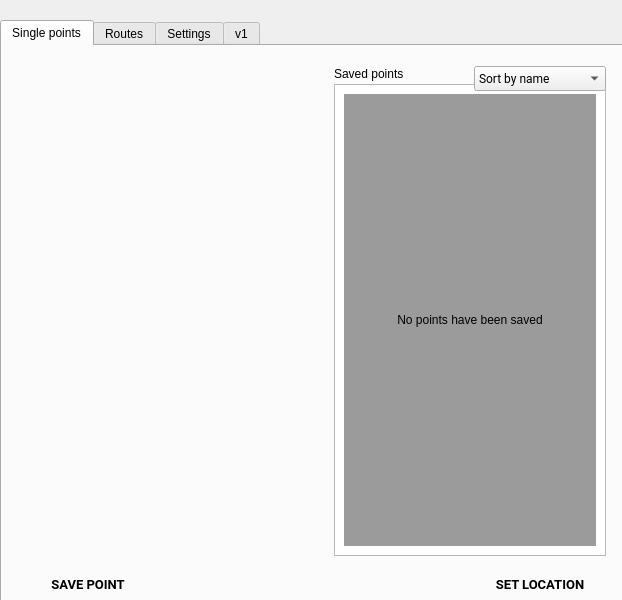
<?xml version="1.0" encoding="UTF-8"?>
<ui version="4.0">
 <class>LocationPage</class>
 <widget class="QWidget" name="LocationPage">
  <property name="geometry">
   <rect>
    <x>0</x>
    <y>0</y>
    <width>622</width>
    <height>600</height>
   </rect>
  </property>
  <property name="windowTitle">
   <string>Form</string>
  </property>
  <widget class="QTabWidget" name="locationTabs">
   <property name="geometry">
    <rect>
     <x>0</x>
     <y>20</y>
     <width>630</width>
     <height>588</height>
    </rect>
   </property>
   <property name="cursor">
    <cursorShape>ArrowCursor</cursorShape>
   </property>
   <property name="currentIndex">
    <number>0</number>
   </property>
   <widget class="QWidget" name="singlePointsTab">
    <attribute name="title">
     <string>Single points</string>
    </attribute>
    <widget class="QTableWidget" name="loc_pointList">
     <property name="geometry">
      <rect>
       <x>332</x>
       <y>38</y>
       <width>272</width>
       <height>472</height>
      </rect>
     </property>
     <property name="horizontalScrollBarPolicy">
      <enum>Qt::ScrollBarAlwaysOff</enum>
     </property>
     <property name="selectionMode">
      <enum>QAbstractItemView::SingleSelection</enum>
     </property>
     <property name="selectionBehavior">
      <enum>QAbstractItemView::SelectRows</enum>
     </property>
     <property name="showGrid">
      <bool>false</bool>
     </property>
     <property name="cornerButtonEnabled">
      <bool>false</bool>
     </property>
     <property name="rowCount">
      <number>1</number>
     </property>
     <property name="columnCount">
      <number>2</number>
     </property>
     <attribute name="horizontalHeaderVisible">
      <bool>false</bool>
     </attribute>
     <attribute name="horizontalHeaderCascadingSectionResizes">
      <bool>true</bool>
     </attribute>
     <attribute name="horizontalHeaderDefaultSectionSize">
      <number>232</number>
     </attribute>
     <attribute name="horizontalHeaderHighlightSections">
      <bool>false</bool>
     </attribute>
     <attribute name="horizontalHeaderMinimumSectionSize">
      <number>20</number>
     </attribute>
     <attribute name="horizontalHeaderStretchLastSection">
      <bool>true</bool>
     </attribute>
     <attribute name="verticalHeaderVisible">
      <bool>false</bool>
     </attribute>
     <attribute name="verticalHeaderDefaultSectionSize">
      <number>48</number>
     </attribute>
     <attribute name="verticalHeaderMinimumSectionSize">
      <number>21</number>
     </attribute>
     <row/>
     <column/>
     <column/>
    </widget>
    <widget class="RaisedMaterialButton" name="loc_savePoint">
     <property name="geometry">
      <rect>
       <x>20</x>
       <y>520</y>
       <width>132</width>
       <height>36</height>
      </rect>
     </property>
     <property name="font">
      <font>
       <family>Roboto</family>
       <pointsize>10</pointsize>
       <weight>75</weight>
       <bold>true</bold>
      </font>
     </property>
     <property name="text">
      <string>SAVE POINT</string>
     </property>
     <property name="flat">
      <bool>true</bool>
     </property>
     <property name="ColorGroup" stdset="0">
      <string notr="true">Button</string>
     </property>
     <property name="report_metrics" stdset="0">
      <bool>false</bool>
     </property>
    </widget>
    <widget class="RaisedMaterialButton" name="loc_singlePoint_setLocationButton">
     <property name="geometry">
      <rect>
       <x>472</x>
       <y>520</y>
       <width>132</width>
       <height>36</height>
      </rect>
     </property>
     <property name="sizePolicy">
      <sizepolicy hsizetype="Minimum" vsizetype="Fixed">
       <horstretch>0</horstretch>
       <verstretch>0</verstretch>
      </sizepolicy>
     </property>
     <property name="font">
      <font>
       <family>Roboto</family>
       <pointsize>10</pointsize>
       <weight>75</weight>
       <bold>true</bold>
      </font>
     </property>
     <property name="text">
      <string>SET LOCATION</string>
     </property>
     <property name="flat">
      <bool>true</bool>
     </property>
     <property name="ColorGroup" stdset="0">
      <string notr="true">Button</string>
     </property>
     <property name="report_metrics" stdset="0">
      <bool>false</bool>
     </property>
    </widget>
    <widget class="QLabel" name="loc_savedPointsLabel">
     <property name="geometry">
      <rect>
       <x>332</x>
       <y>20</y>
       <width>78</width>
       <height>16</height>
      </rect>
     </property>
     <property name="text">
      <string>Saved points</string>
     </property>
     <property name="ColorGroup" stdset="0">
      <string notr="true">Title</string>
     </property>
    </widget>
    <widget class="QComboBox" name="loc_pointSortBox">
     <property name="geometry">
      <rect>
       <x>472</x>
       <y>20</y>
       <width>132</width>
       <height>25</height>
      </rect>
     </property>
     <property name="font">
      <font>
       <family>Roboto</family>
      </font>
     </property>
     <property name="currentIndex">
      <number>0</number>
     </property>
     <property name="report_metrics" stdset="0">
      <bool>false</bool>
     </property>
     <item>
      <property name="text">
       <string>Sort by name</string>
      </property>
     </item>
    </widget>
    <widget class="QLabel" name="loc_noSavedPoints_mask">
     <property name="geometry">
      <rect>
       <x>342</x>
       <y>48</y>
       <width>252</width>
       <height>452</height>
      </rect>
     </property>
     <property name="autoFillBackground">
      <bool>false</bool>
     </property>
     <property name="styleSheet">
      <string notr="true">background-color: rgba(128, 128, 128, 200)</string>
     </property>
     <property name="text">
      <string>No points have been saved</string>
     </property>
     <property name="alignment">
      <set>Qt::AlignCenter</set>
     </property>
    </widget>
   </widget>
   <widget class="QWidget" name="loc_routesTab">
    <attribute name="title">
     <string>Routes</string>
    </attribute>
    <widget class="RaisedMaterialButton" name="loc_saveRoute">
     <property name="geometry">
      <rect>
       <x>20</x>
       <y>520</y>
       <width>132</width>
       <height>36</height>
      </rect>
     </property>
     <property name="font">
      <font>
       <family>Roboto</family>
       <pointsize>10</pointsize>
       <weight>75</weight>
       <bold>true</bold>
      </font>
     </property>
     <property name="text">
      <string>SAVE ROUTE</string>
     </property>
     <property name="flat">
      <bool>true</bool>
     </property>
     <property name="ColorGroup" stdset="0">
      <string notr="true">Button</string>
     </property>
     <property name="report_metrics" stdset="0">
      <bool>false</bool>
     </property>
    </widget>
    <widget class="RaisedMaterialButton" name="loc_playRouteButton">
     <property name="geometry">
      <rect>
       <x>472</x>
       <y>520</y>
       <width>132</width>
       <height>36</height>
      </rect>
     </property>
     <property name="sizePolicy">
      <sizepolicy hsizetype="Minimum" vsizetype="Fixed">
       <horstretch>0</horstretch>
       <verstretch>0</verstretch>
      </sizepolicy>
     </property>
     <property name="font">
      <font>
       <family>Roboto</family>
       <pointsize>10</pointsize>
       <weight>75</weight>
       <bold>true</bold>
      </font>
     </property>
     <property name="text">
      <string>PLAY ROUTE</string>
     </property>
     <property name="flat">
      <bool>true</bool>
     </property>
     <property name="ColorGroup" stdset="0">
      <string notr="true">Button</string>
     </property>
     <property name="report_metrics" stdset="0">
      <bool>false</bool>
     </property>
    </widget>
    <widget class="QLabel" name="loc_noSavedRoutes_mask">
     <property name="geometry">
      <rect>
       <x>342</x>
       <y>48</y>
       <width>252</width>
       <height>352</height>
      </rect>
     </property>
     <property name="autoFillBackground">
      <bool>false</bool>
     </property>
     <property name="styleSheet">
      <string notr="true">background-color: rgba(128, 128, 128, 200)</string>
     </property>
     <property name="text">
      <string>No routes have been saved</string>
     </property>
     <property name="alignment">
      <set>Qt::AlignCenter</set>
     </property>
    </widget>
    <widget class="QLabel" name="loc_savedRoutesLabel_2">
     <property name="geometry">
      <rect>
       <x>332</x>
       <y>20</y>
       <width>78</width>
       <height>16</height>
      </rect>
     </property>
     <property name="text">
      <string>Saved routes</string>
     </property>
     <property name="ColorGroup" stdset="0">
      <string notr="true">Title</string>
     </property>
    </widget>
    <widget class="QTableWidget" name="loc_routeList">
     <property name="geometry">
      <rect>
       <x>332</x>
       <y>38</y>
       <width>272</width>
       <height>372</height>
      </rect>
     </property>
     <property name="horizontalScrollBarPolicy">
      <enum>Qt::ScrollBarAlwaysOff</enum>
     </property>
     <property name="selectionMode">
      <enum>QAbstractItemView::SingleSelection</enum>
     </property>
     <property name="selectionBehavior">
      <enum>QAbstractItemView::SelectRows</enum>
     </property>
     <property name="showGrid">
      <bool>false</bool>
     </property>
     <property name="cornerButtonEnabled">
      <bool>false</bool>
     </property>
     <property name="rowCount">
      <number>1</number>
     </property>
     <property name="columnCount">
      <number>2</number>
     </property>
     <attribute name="horizontalHeaderVisible">
      <bool>false</bool>
     </attribute>
     <attribute name="horizontalHeaderCascadingSectionResizes">
      <bool>true</bool>
     </attribute>
     <attribute name="horizontalHeaderDefaultSectionSize">
      <number>232</number>
     </attribute>
     <attribute name="horizontalHeaderHighlightSections">
      <bool>false</bool>
     </attribute>
     <attribute name="horizontalHeaderMinimumSectionSize">
      <number>20</number>
     </attribute>
     <attribute name="horizontalHeaderStretchLastSection">
      <bool>true</bool>
     </attribute>
     <attribute name="verticalHeaderVisible">
      <bool>false</bool>
     </attribute>
     <attribute name="verticalHeaderDefaultSectionSize">
      <number>48</number>
     </attribute>
     <attribute name="verticalHeaderMinimumSectionSize">
      <number>21</number>
     </attribute>
     <row/>
     <column/>
     <column/>
    </widget>
    <widget class="QTextBrowser" name="loc_routeInfo">
     <property name="geometry">
      <rect>
       <x>332</x>
       <y>414</y>
       <width>272</width>
       <height>96</height>
      </rect>
     </property>
     <property name="font">
      <font>
       <family>Roboto</family>
      </font>
     </property>
    </widget>
    <widget class="QComboBox" name="loc_travelMode">
     <property name="geometry">
      <rect>
       <x>20</x>
       <y>20</y>
       <width>140</width>
       <height>25</height>
      </rect>
     </property>
     <property name="report_metrics" stdset="0">
      <bool>false</bool>
     </property>
     <item>
      <property name="text">
       <string>Driving</string>
      </property>
     </item>
     <item>
      <property name="text">
       <string>Walking</string>
      </property>
     </item>
     <item>
      <property name="text">
       <string>Bicycling</string>
      </property>
     </item>
     <item>
      <property name="text">
       <string>Transit</string>
      </property>
     </item>
    </widget>
    <widget class="QComboBox" name="loc_routeSpeed">
     <property name="geometry">
      <rect>
       <x>172</x>
       <y>520</y>
       <width>111</width>
       <height>27</height>
      </rect>
     </property>
     <property name="report_metrics" stdset="0">
      <bool>false</bool>
     </property>
     <item>
      <property name="text">
       <string>Speed 1X</string>
      </property>
     </item>
     <item>
      <property name="text">
       <string>Speed 2X</string>
      </property>
     </item>
     <item>
      <property name="text">
       <string>Speed 3X</string>
      </property>
     </item>
     <item>
      <property name="text">
       <string>Speed 4X</string>
      </property>
     </item>
     <item>
      <property name="text">
       <string>Speed 5X</string>
      </property>
     </item>
    </widget>
    <widget class="QGroupBox" name="loc_repeatLabel">
     <property name="geometry">
      <rect>
       <x>304</x>
       <y>520</y>
       <width>121</width>
       <height>21</height>
      </rect>
     </property>
     <property name="font">
      <font>
       <family>Roboto</family>
      </font>
     </property>
     <property name="styleSheet">
      <string notr="true">border: 0px;</string>
     </property>
     <property name="title">
      <string>Repeat playback</string>
     </property>
     <property name="ColorGroup" stdset="0">
      <string>Title</string>
     </property>
    </widget>
    <widget class="QCheckBox" name="loc_repeatRoute">
     <property name="geometry">
      <rect>
       <x>304</x>
       <y>540</y>
       <width>120</width>
       <height>24</height>
      </rect>
     </property>
     <property name="accessibleDescription">
      <string>Disable mouse wheel</string>
     </property>
     <property name="iconSize">
      <size>
       <width>24</width>
       <height>24</height>
      </size>
     </property>
     <property name="checked">
      <bool>false</bool>
     </property>
     <property name="ColorGroup" stdset="0">
      <string>Toggle</string>
     </property>
     <property name="report_metrics" stdset="0">
      <bool>false</bool>
     </property>
    </widget>
    <zorder>loc_routeList</zorder>
    <zorder>loc_saveRoute</zorder>
    <zorder>loc_playRouteButton</zorder>
    <zorder>loc_savedRoutesLabel_2</zorder>
    <zorder>loc_routeInfo</zorder>
    <zorder>loc_noSavedRoutes_mask</zorder>
    <zorder>loc_travelMode</zorder>
    <zorder>loc_routeSpeed</zorder>
    <zorder>loc_repeatLabel</zorder>
    <zorder>loc_repeatRoute</zorder>
   </widget>
   <widget class="QWidget" name="settingsTab">
    <attribute name="title">
     <string>Settings</string>
    </attribute>
    <layout class="QGridLayout" name="gridLayout3">
     <property name="leftMargin">
      <number>0</number>
     </property>
     <property name="topMargin">
      <number>24</number>
     </property>
     <property name="rightMargin">
      <number>0</number>
     </property>
     <property name="bottomMargin">
      <number>0</number>
     </property>
     <item row="0" column="0">
      <widget class="QLabel" name="todoLabel">
       <property name="text">
        <string>TODO</string>
       </property>
      </widget>
     </item>
    </layout>
   </widget>
   <widget class="QWidget" name="tab">
    <attribute name="title">
     <string>v1</string>
    </attribute>
    <widget class="RaisedMaterialButton" name="loc_sendPointButton">
     <property name="geometry">
      <rect>
       <x>462</x>
       <y>202</y>
       <width>132</width>
       <height>36</height>
      </rect>
     </property>
     <property name="font">
      <font>
       <family>Roboto</family>
       <weight>75</weight>
       <bold>true</bold>
      </font>
     </property>
     <property name="text">
      <string>SEND</string>
     </property>
     <property name="flat">
      <bool>true</bool>
     </property>
     <property name="ColorGroup" stdset="0">
      <string>Button</string>
     </property>
     <property name="report_metrics" stdset="0">
      <bool>false</bool>
     </property>
    </widget>
    <widget class="QComboBox" name="loc_modeSwitch">
     <property name="geometry">
      <rect>
       <x>150</x>
       <y>32</y>
       <width>140</width>
       <height>25</height>
      </rect>
     </property>
     <property name="report_metrics" stdset="0">
      <bool>false</bool>
     </property>
     <item>
      <property name="text">
       <string>Decimal</string>
      </property>
     </item>
     <item>
      <property name="text">
       <string>Sexigesimal</string>
      </property>
     </item>
    </widget>
    <widget class="QGroupBox" name="locationGroup_2">
     <property name="geometry">
      <rect>
       <x>10</x>
       <y>232</y>
       <width>180</width>
       <height>31</height>
      </rect>
     </property>
     <property name="font">
      <font>
       <family>Roboto</family>
       <weight>50</weight>
       <bold>false</bold>
      </font>
     </property>
     <property name="styleSheet">
      <string notr="true">border: 0px;</string>
     </property>
     <property name="title">
      <string>GPS data playback</string>
     </property>
     <property name="ColorGroup" stdset="0">
      <string>Title</string>
     </property>
    </widget>
    <widget class="QLineEdit" name="loc_altitudeInput">
     <property name="geometry">
      <rect>
       <x>314</x>
       <y>112</y>
       <width>128</width>
       <height>21</height>
      </rect>
     </property>
     <property name="accessibleDescription">
      <string>Altitude in meters</string>
     </property>
     <property name="text">
      <string>0</string>
     </property>
     <property name="class" stdset="0">
      <string>EditableValue</string>
     </property>
     <property name="report_metrics" stdset="0">
      <bool>false</bool>
     </property>
    </widget>
    <widget class="QGroupBox" name="locationGroup_3">
     <property name="geometry">
      <rect>
       <x>10</x>
       <y>2</y>
       <width>180</width>
       <height>31</height>
      </rect>
     </property>
     <property name="font">
      <font>
       <family>Roboto</family>
       <weight>50</weight>
       <bold>false</bold>
      </font>
     </property>
     <property name="styleSheet">
      <string notr="true">border: 0px;</string>
     </property>
     <property name="title">
      <string>GPS data point</string>
     </property>
     <property name="ColorGroup" stdset="0">
      <string>Title</string>
     </property>
    </widget>
    <widget class="QTableWidget" name="loc_pathTable">
     <property name="geometry">
      <rect>
       <x>10</x>
       <y>272</y>
       <width>584</width>
       <height>247</height>
      </rect>
     </property>
     <property name="font">
      <font>
       <family>Roboto</family>
       <weight>50</weight>
       <bold>false</bold>
      </font>
     </property>
     <property name="horizontalScrollBarPolicy">
      <enum>Qt::ScrollBarAlwaysOff</enum>
     </property>
     <property name="alternatingRowColors">
      <bool>true</bool>
     </property>
     <property name="selectionMode">
      <enum>QAbstractItemView::ExtendedSelection</enum>
     </property>
     <property name="selectionBehavior">
      <enum>QAbstractItemView::SelectRows</enum>
     </property>
     <property name="showGrid">
      <bool>false</bool>
     </property>
     <property name="rowCount">
      <number>1</number>
     </property>
     <property name="columnCount">
      <number>6</number>
     </property>
     <attribute name="horizontalHeaderCascadingSectionResizes">
      <bool>true</bool>
     </attribute>
     <attribute name="horizontalHeaderStretchLastSection">
      <bool>true</bool>
     </attribute>
     <attribute name="verticalHeaderVisible">
      <bool>false</bool>
     </attribute>
     <row/>
     <column>
      <property name="text">
       <string>Delay (sec)</string>
      </property>
      <property name="font">
       <font>
        <family>Roboto</family>
        <weight>75</weight>
        <bold>true</bold>
       </font>
      </property>
      <property name="textAlignment">
       <set>AlignTrailing|AlignVCenter</set>
      </property>
     </column>
     <column>
      <property name="text">
       <string>Latitude</string>
      </property>
      <property name="font">
       <font>
        <family>Roboto</family>
        <weight>75</weight>
        <bold>true</bold>
       </font>
      </property>
      <property name="textAlignment">
       <set>AlignTrailing|AlignVCenter</set>
      </property>
     </column>
     <column>
      <property name="text">
       <string>Longitude</string>
      </property>
      <property name="font">
       <font>
        <family>Roboto</family>
        <weight>75</weight>
        <bold>true</bold>
       </font>
      </property>
      <property name="textAlignment">
       <set>AlignTrailing|AlignVCenter</set>
      </property>
     </column>
     <column>
      <property name="text">
       <string>Elevation</string>
      </property>
      <property name="font">
       <font>
        <family>Roboto</family>
        <weight>75</weight>
        <bold>true</bold>
       </font>
      </property>
      <property name="textAlignment">
       <set>AlignTrailing|AlignVCenter</set>
      </property>
     </column>
     <column>
      <property name="text">
       <string>Name</string>
      </property>
      <property name="font">
       <font>
        <family>Roboto</family>
        <weight>75</weight>
        <bold>true</bold>
       </font>
      </property>
      <property name="textAlignment">
       <set>AlignTrailing|AlignVCenter</set>
      </property>
     </column>
     <column>
      <property name="text">
       <string>Description</string>
      </property>
      <property name="font">
       <font>
        <family>Roboto</family>
        <weight>75</weight>
        <bold>true</bold>
       </font>
      </property>
      <property name="textAlignment">
       <set>AlignTrailing|AlignVCenter</set>
      </property>
     </column>
    </widget>
    <widget class="QComboBox" name="loc_playbackSpeed">
     <property name="geometry">
      <rect>
       <x>100</x>
       <y>533</y>
       <width>111</width>
       <height>27</height>
      </rect>
     </property>
     <property name="report_metrics" stdset="0">
      <bool>false</bool>
     </property>
     <item>
      <property name="text">
       <string>Speed 1X</string>
      </property>
     </item>
     <item>
      <property name="text">
       <string>Speed 2X</string>
      </property>
     </item>
     <item>
      <property name="text">
       <string>Speed 3X</string>
      </property>
     </item>
     <item>
      <property name="text">
       <string>Speed 4X</string>
      </property>
     </item>
     <item>
      <property name="text">
       <string>Speed 5X</string>
      </property>
     </item>
    </widget>
    <widget class="QLabel" name="label_14">
     <property name="geometry">
      <rect>
       <x>314</x>
       <y>92</y>
       <width>128</width>
       <height>16</height>
      </rect>
     </property>
     <property name="text">
      <string>Altitude (meters)</string>
     </property>
     <property name="ColorGroup" stdset="0">
      <string>Title</string>
     </property>
    </widget>
    <widget class="QLabel" name="label_15">
     <property name="geometry">
      <rect>
       <x>10</x>
       <y>32</y>
       <width>140</width>
       <height>21</height>
      </rect>
     </property>
     <property name="text">
      <string>Coordinate system</string>
     </property>
     <property name="ColorGroup" stdset="0">
      <string>Title</string>
     </property>
    </widget>
    <widget class="QLabel" name="label_12">
     <property name="geometry">
      <rect>
       <x>314</x>
       <y>32</y>
       <width>128</width>
       <height>16</height>
      </rect>
     </property>
     <property name="text">
      <string>Latitude</string>
     </property>
     <property name="ColorGroup" stdset="0">
      <string>Title</string>
     </property>
    </widget>
    <widget class="AngleInputWidget" name="loc_latitudeInput" native="true">
     <property name="geometry">
      <rect>
       <x>314</x>
       <y>52</y>
       <width>128</width>
       <height>21</height>
      </rect>
     </property>
     <property name="report_metrics" stdset="0">
      <bool>false</bool>
     </property>
    </widget>
    <widget class="RaisedMaterialButton" name="loc_GpxKmlButton">
     <property name="geometry">
      <rect>
       <x>462</x>
       <y>528</y>
       <width>132</width>
       <height>36</height>
      </rect>
     </property>
     <property name="sizePolicy">
      <sizepolicy hsizetype="Minimum" vsizetype="Fixed">
       <horstretch>0</horstretch>
       <verstretch>0</verstretch>
      </sizepolicy>
     </property>
     <property name="font">
      <font>
       <family>Roboto</family>
       <weight>75</weight>
       <bold>true</bold>
      </font>
     </property>
     <property name="text">
      <string>LOAD GPX/KML</string>
     </property>
     <property name="flat">
      <bool>true</bool>
     </property>
     <property name="ColorGroup" stdset="0">
      <string>Button</string>
     </property>
     <property name="report_metrics" stdset="0">
      <bool>false</bool>
     </property>
    </widget>
    <widget class="QGroupBox" name="loc_currentLocLabel">
     <property name="geometry">
      <rect>
       <x>10</x>
       <y>92</y>
       <width>180</width>
       <height>31</height>
      </rect>
     </property>
     <property name="font">
      <font>
       <family>Roboto</family>
       <weight>50</weight>
       <bold>false</bold>
      </font>
     </property>
     <property name="styleSheet">
      <string notr="true">border: 0px;</string>
     </property>
     <property name="title">
      <string>Currently reported location</string>
     </property>
     <property name="ColorGroup" stdset="0">
      <string>Title</string>
     </property>
    </widget>
    <widget class="QLabel" name="label_13">
     <property name="geometry">
      <rect>
       <x>462</x>
       <y>32</y>
       <width>128</width>
       <height>16</height>
      </rect>
     </property>
     <property name="text">
      <string>Longitude</string>
     </property>
     <property name="ColorGroup" stdset="0">
      <string>Title</string>
     </property>
    </widget>
    <widget class="RaisedMaterialButton" name="loc_playStopButton">
     <property name="geometry">
      <rect>
       <x>10</x>
       <y>528</y>
       <width>36</width>
       <height>36</height>
      </rect>
     </property>
     <property name="accessibleDescription">
      <string>Play</string>
     </property>
     <property name="text">
      <string/>
     </property>
     <property name="icon">
      <iconset resource="../resources.qrc">
       <normaloff>:/light/play_arrow</normaloff>:/light/play_arrow</iconset>
     </property>
     <property name="iconSize">
      <size>
       <width>24</width>
       <height>24</height>
      </size>
     </property>
     <property name="flat">
      <bool>true</bool>
     </property>
     <property name="themeIconName" stdset="0">
      <string>play_arrow</string>
     </property>
     <property name="themeIconName_disabled" stdset="0">
      <string>play_arrow_disabled</string>
     </property>
     <property name="ColorGroup" stdset="0">
      <string>Button</string>
     </property>
     <property name="report_metrics" stdset="0">
      <bool>false</bool>
     </property>
    </widget>
    <widget class="AngleInputWidget" name="loc_longitudeInput" native="true">
     <property name="geometry">
      <rect>
       <x>462</x>
       <y>52</y>
       <width>128</width>
       <height>21</height>
      </rect>
     </property>
     <property name="report_metrics" stdset="0">
      <bool>false</bool>
     </property>
    </widget>
    <widget class="QTextBrowser" name="loc_currentLoc">
     <property name="geometry">
      <rect>
       <x>10</x>
       <y>110</y>
       <width>280</width>
       <height>60</height>
      </rect>
     </property>
     <property name="font">
      <font>
       <family>Roboto</family>
      </font>
     </property>
    </widget>
    <widget class="QLabel" name="loc_speedLabel">
     <property name="geometry">
      <rect>
       <x>462</x>
       <y>92</y>
       <width>128</width>
       <height>20</height>
      </rect>
     </property>
     <property name="text">
      <string>Speed (knots)</string>
     </property>
     <property name="ColorGroup" stdset="0">
      <string>Title</string>
     </property>
    </widget>
    <widget class="QLineEdit" name="loc_speedInput">
     <property name="geometry">
      <rect>
       <x>462</x>
       <y>112</y>
       <width>128</width>
       <height>21</height>
      </rect>
     </property>
     <property name="accessibleDescription">
      <string>Speed in knots</string>
     </property>
     <property name="text">
      <string>0</string>
     </property>
     <property name="class" stdset="0">
      <string>EditableValue</string>
     </property>
     <property name="report_metrics" stdset="0">
      <bool>false</bool>
     </property>
    </widget>
   </widget>
  </widget>
 </widget>
 <customwidgets>
  <customwidget>
   <class>RaisedMaterialButton</class>
   <extends>QPushButton</extends>
   <header>android/skin/qt/raised-material-button.h</header>
  </customwidget>
  <customwidget>
   <class>AngleInputWidget</class>
   <extends>QWidget</extends>
   <header>android/skin/qt/angle-input-widget.h</header>
   <container>1</container>
  </customwidget>
 </customwidgets>
 <resources>
  <include location="../resources.qrc"/>
 </resources>
 <connections/>
</ui>
